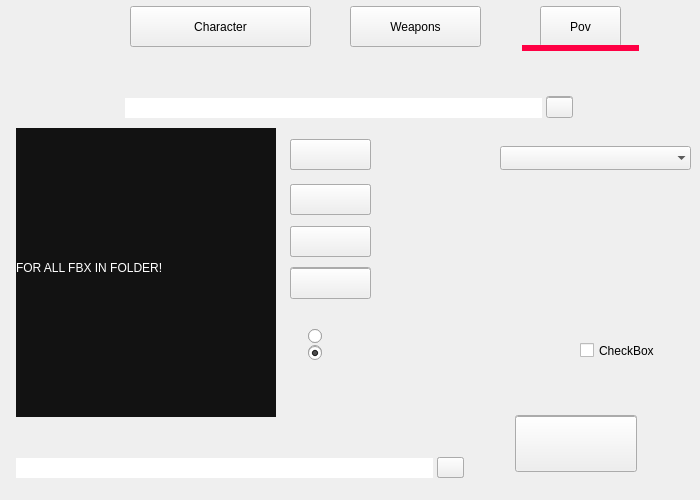
<?xml version="1.0" encoding="UTF-8"?>
<ui version="4.0">
 <class>mainwindow</class>
 <widget class="QWidget" name="mainwindow">
  <property name="windowModality">
   <enum>Qt::NonModal</enum>
  </property>
  <property name="enabled">
   <bool>true</bool>
  </property>
  <property name="geometry">
   <rect>
    <x>0</x>
    <y>0</y>
    <width>700</width>
    <height>500</height>
   </rect>
  </property>
  <property name="minimumSize">
   <size>
    <width>700</width>
    <height>500</height>
   </size>
  </property>
  <property name="maximumSize">
   <size>
    <width>700</width>
    <height>500</height>
   </size>
  </property>
  <property name="focusPolicy">
   <enum>Qt::NoFocus</enum>
  </property>
  <property name="contextMenuPolicy">
   <enum>Qt::CustomContextMenu</enum>
  </property>
  <property name="acceptDrops">
   <bool>false</bool>
  </property>
  <property name="windowTitle">
   <string>CSGO RIG</string>
  </property>
  <property name="layoutDirection">
   <enum>Qt::LeftToRight</enum>
  </property>
  <property name="autoFillBackground">
   <bool>false</bool>
  </property>
  <property name="styleSheet">
   <string notr="true"/>
  </property>
  <widget class="QPushButton" name="character_mode">
   <property name="enabled">
    <bool>true</bool>
   </property>
   <property name="geometry">
    <rect>
     <x>130</x>
     <y>6</y>
     <width>181</width>
     <height>41</height>
    </rect>
   </property>
   <property name="sizePolicy">
    <sizepolicy hsizetype="Fixed" vsizetype="Fixed">
     <horstretch>0</horstretch>
     <verstretch>0</verstretch>
    </sizepolicy>
   </property>
   <property name="styleSheet">
    <string notr="true"/>
   </property>
   <property name="text">
    <string>Character</string>
   </property>
   <property name="iconSize">
    <size>
     <width>10</width>
     <height>20</height>
    </size>
   </property>
  </widget>
  <widget class="QPushButton" name="weapon_mode">
   <property name="geometry">
    <rect>
     <x>350</x>
     <y>6</y>
     <width>131</width>
     <height>41</height>
    </rect>
   </property>
   <property name="styleSheet">
    <string notr="true">font: 75 20pt &quot;Unispace&quot;;</string>
   </property>
   <property name="text">
    <string>Weapons</string>
   </property>
  </widget>
  <widget class="QPushButton" name="pov_mode">
   <property name="geometry">
    <rect>
     <x>540</x>
     <y>6</y>
     <width>81</width>
     <height>41</height>
    </rect>
   </property>
   <property name="styleSheet">
    <string notr="true">font: 75 20pt &quot;Unispace&quot;;</string>
   </property>
   <property name="text">
    <string>Pov</string>
   </property>
  </widget>
  <widget class="QLabel" name="back_character">
   <property name="geometry">
    <rect>
     <x>0</x>
     <y>0</y>
     <width>701</width>
     <height>501</height>
    </rect>
   </property>
   <property name="styleSheet">
    <string notr="true">border-image: url(:/back/mainwdwdwdwdw.jpg);</string>
   </property>
   <property name="text">
    <string/>
   </property>
  </widget>
  <widget class="QLabel" name="animation_tab_line">
   <property name="geometry">
    <rect>
     <x>522</x>
     <y>45</y>
     <width>117</width>
     <height>6</height>
    </rect>
   </property>
   <property name="styleSheet">
    <string notr="true">background-color: rgb(255, 0, 68);</string>
   </property>
   <property name="text">
    <string/>
   </property>
  </widget>
  <widget class="QWidget" name="widget_CHARACTER" native="true">
   <property name="geometry">
    <rect>
     <x>0</x>
     <y>70</y>
     <width>691</width>
     <height>431</height>
    </rect>
   </property>
   <widget class="QListWidget" name="List_fbx_characters">
    <property name="geometry">
     <rect>
      <x>16</x>
      <y>68</y>
      <width>260</width>
      <height>279</height>
     </rect>
    </property>
    <property name="frameShape">
     <enum>QFrame::NoFrame</enum>
    </property>
    <property name="frameShadow">
     <enum>QFrame::Plain</enum>
    </property>
   </widget>
   <widget class="QLineEdit" name="lineEdit_character_fbx">
    <property name="geometry">
     <rect>
      <x>125</x>
      <y>28</y>
      <width>417</width>
      <height>20</height>
     </rect>
    </property>
    <property name="styleSheet">
     <string notr="true"/>
    </property>
    <property name="frame">
     <bool>false</bool>
    </property>
    <property name="readOnly">
     <bool>true</bool>
    </property>
   </widget>
   <widget class="QLineEdit" name="lineEdit_character_mb_save">
    <property name="geometry">
     <rect>
      <x>16</x>
      <y>388</y>
      <width>417</width>
      <height>20</height>
     </rect>
    </property>
    <property name="styleSheet">
     <string notr="true"/>
    </property>
    <property name="frame">
     <bool>false</bool>
    </property>
    <property name="readOnly">
     <bool>true</bool>
    </property>
   </widget>
   <widget class="QPushButton" name="pushButton_folder_fbx_character">
    <property name="geometry">
     <rect>
      <x>546</x>
      <y>26</y>
      <width>27</width>
      <height>21</height>
     </rect>
    </property>
    <property name="sizePolicy">
     <sizepolicy hsizetype="Fixed" vsizetype="Fixed">
      <horstretch>0</horstretch>
      <verstretch>0</verstretch>
     </sizepolicy>
    </property>
    <property name="styleSheet">
     <string notr="true">border-image: url(:/back/gui images/folder_icon_red.png);</string>
    </property>
    <property name="text">
     <string/>
    </property>
   </widget>
   <widget class="QPushButton" name="pushButton_folder_mb_save_character">
    <property name="geometry">
     <rect>
      <x>437</x>
      <y>387</y>
      <width>27</width>
      <height>21</height>
     </rect>
    </property>
    <property name="sizePolicy">
     <sizepolicy hsizetype="Fixed" vsizetype="Fixed">
      <horstretch>0</horstretch>
      <verstretch>0</verstretch>
     </sizepolicy>
    </property>
    <property name="styleSheet">
     <string notr="true">border-image: url(:/back/gui images/folder_icon_red.png);</string>
    </property>
    <property name="text">
     <string/>
    </property>
   </widget>
   <widget class="QPushButton" name="pushButton_generate_character">
    <property name="geometry">
     <rect>
      <x>515</x>
      <y>345</y>
      <width>122</width>
      <height>56</height>
     </rect>
    </property>
    <property name="text">
     <string/>
    </property>
    <property name="checkable">
     <bool>false</bool>
    </property>
    <property name="autoRepeat">
     <bool>false</bool>
    </property>
    <property name="default">
     <bool>false</bool>
    </property>
    <property name="flat">
     <bool>false</bool>
    </property>
   </widget>
   <widget class="QComboBox" name="rig_type_from_folder_rigs">
    <property name="geometry">
     <rect>
      <x>500</x>
      <y>76</y>
      <width>191</width>
      <height>24</height>
     </rect>
    </property>
    <property name="styleSheet">
     <string notr="true"/>
    </property>
    <property name="editable">
     <bool>false</bool>
    </property>
    <property name="maxVisibleItems">
     <number>100</number>
    </property>
    <property name="frame">
     <bool>false</bool>
    </property>
   </widget>
   <widget class="QPushButton" name="pushButton_character_add_model">
    <property name="geometry">
     <rect>
      <x>290</x>
      <y>69</y>
      <width>81</width>
      <height>31</height>
     </rect>
    </property>
    <property name="styleSheet">
     <string notr="true"/>
    </property>
    <property name="text">
     <string/>
    </property>
    <property name="icon">
     <iconset resource="../background.qrc">
      <normaloff>:/back/kavo.png</normaloff>
      <disabledoff>:/back/gui images/folder_icon_red.png</disabledoff>
      <selectedoff>:/back/gui images/folder_icon_red.png</selectedoff>
      <selectedon>:/back/gui images/folder_icon_red.png</selectedon>:/back/kavo.png</iconset>
    </property>
   </widget>
   <widget class="QPushButton" name="pushButton_character_edit_model">
    <property name="geometry">
     <rect>
      <x>290</x>
      <y>114</y>
      <width>81</width>
      <height>31</height>
     </rect>
    </property>
    <property name="styleSheet">
     <string notr="true"/>
    </property>
    <property name="text">
     <string/>
    </property>
   </widget>
   <widget class="QPushButton" name="pushButton_character_remove_model">
    <property name="geometry">
     <rect>
      <x>290</x>
      <y>156</y>
      <width>81</width>
      <height>31</height>
     </rect>
    </property>
    <property name="text">
     <string/>
    </property>
   </widget>
   <widget class="QPushButton" name="pushButton_character_clear_alL_model">
    <property name="geometry">
     <rect>
      <x>290</x>
      <y>197</y>
      <width>81</width>
      <height>31</height>
     </rect>
    </property>
    <property name="text">
     <string/>
    </property>
   </widget>
   <widget class="QRadioButton" name="radio_For_all">
    <property name="geometry">
     <rect>
      <x>308</x>
      <y>258</y>
      <width>181</width>
      <height>16</height>
     </rect>
    </property>
    <property name="text">
     <string/>
    </property>
    <property name="iconSize">
     <size>
      <width>21</width>
      <height>19</height>
     </size>
    </property>
    <property name="checkable">
     <bool>true</bool>
    </property>
    <property name="checked">
     <bool>false</bool>
    </property>
   </widget>
   <widget class="QRadioButton" name="radio_For_List">
    <property name="geometry">
     <rect>
      <x>308</x>
      <y>274</y>
      <width>181</width>
      <height>16</height>
     </rect>
    </property>
    <property name="styleSheet">
     <string notr="true"/>
    </property>
    <property name="text">
     <string/>
    </property>
    <property name="iconSize">
     <size>
      <width>21</width>
      <height>19</height>
     </size>
    </property>
    <property name="checkable">
     <bool>true</bool>
    </property>
    <property name="checked">
     <bool>true</bool>
    </property>
   </widget>
   <widget class="QLabel" name="For_All_label_image">
    <property name="geometry">
     <rect>
      <x>16</x>
      <y>68</y>
      <width>260</width>
      <height>279</height>
     </rect>
    </property>
    <property name="styleSheet">
     <string notr="true">background-color: rgb(18, 18, 18);
color: rgb(255, 255, 255);
font: 75 italic 12pt &quot;Unispace&quot;;</string>
    </property>
    <property name="text">
     <string>FOR ALL FBX IN FOLDER!</string>
    </property>
   </widget>
   <zorder>lineEdit_character_fbx</zorder>
   <zorder>lineEdit_character_mb_save</zorder>
   <zorder>pushButton_folder_fbx_character</zorder>
   <zorder>pushButton_folder_mb_save_character</zorder>
   <zorder>pushButton_generate_character</zorder>
   <zorder>rig_type_from_folder_rigs</zorder>
   <zorder>pushButton_character_add_model</zorder>
   <zorder>pushButton_character_edit_model</zorder>
   <zorder>pushButton_character_remove_model</zorder>
   <zorder>pushButton_character_clear_alL_model</zorder>
   <zorder>radio_For_all</zorder>
   <zorder>radio_For_List</zorder>
   <zorder>List_fbx_characters</zorder>
   <zorder>For_All_label_image</zorder>
  </widget>
  <widget class="QWidget" name="widget_WEAPON" native="true">
   <property name="geometry">
    <rect>
     <x>0</x>
     <y>60</y>
     <width>701</width>
     <height>441</height>
    </rect>
   </property>
   <widget class="QLabel" name="TESTLABEL">
    <property name="geometry">
     <rect>
      <x>570</x>
      <y>150</y>
      <width>101</width>
      <height>81</height>
     </rect>
    </property>
    <property name="styleSheet">
     <string notr="true">border-image: url(:/back/mainwdwdwdwdw.jpg);</string>
    </property>
    <property name="text">
     <string/>
    </property>
   </widget>
   <widget class="QLineEdit" name="lineEdit_weapon_fbx">
    <property name="geometry">
     <rect>
      <x>125</x>
      <y>38</y>
      <width>417</width>
      <height>20</height>
     </rect>
    </property>
    <property name="styleSheet">
     <string notr="true"/>
    </property>
    <property name="frame">
     <bool>false</bool>
    </property>
    <property name="echoMode">
     <enum>QLineEdit::Normal</enum>
    </property>
    <property name="readOnly">
     <bool>true</bool>
    </property>
    <property name="placeholderText">
     <string/>
    </property>
   </widget>
   <widget class="QLineEdit" name="lineEdit_weapon_mb_save">
    <property name="geometry">
     <rect>
      <x>16</x>
      <y>398</y>
      <width>417</width>
      <height>20</height>
     </rect>
    </property>
    <property name="styleSheet">
     <string notr="true"/>
    </property>
    <property name="frame">
     <bool>false</bool>
    </property>
    <property name="readOnly">
     <bool>true</bool>
    </property>
   </widget>
   <widget class="QListWidget" name="List_fbx_weapons">
    <property name="geometry">
     <rect>
      <x>16</x>
      <y>68</y>
      <width>260</width>
      <height>279</height>
     </rect>
    </property>
    <property name="frameShape">
     <enum>QFrame::NoFrame</enum>
    </property>
    <property name="frameShadow">
     <enum>QFrame::Plain</enum>
    </property>
   </widget>
   <widget class="QLabel" name="For_All_label_image_weapons">
    <property name="geometry">
     <rect>
      <x>16</x>
      <y>68</y>
      <width>260</width>
      <height>279</height>
     </rect>
    </property>
    <property name="styleSheet">
     <string notr="true">background-color: rgb(18, 18, 18);
color: rgb(255, 255, 255);
font: 75 italic 12pt &quot;Unispace&quot;;</string>
    </property>
    <property name="text">
     <string>FOR ALL FBX IN FOLDER!</string>
    </property>
   </widget>
   <widget class="QRadioButton" name="radio_For_List_weapon">
    <property name="geometry">
     <rect>
      <x>308</x>
      <y>285</y>
      <width>181</width>
      <height>16</height>
     </rect>
    </property>
    <property name="styleSheet">
     <string notr="true"/>
    </property>
    <property name="text">
     <string/>
    </property>
    <property name="iconSize">
     <size>
      <width>21</width>
      <height>19</height>
     </size>
    </property>
    <property name="checkable">
     <bool>true</bool>
    </property>
    <property name="checked">
     <bool>true</bool>
    </property>
   </widget>
   <widget class="QPushButton" name="pushButton_weapon_remove_model">
    <property name="geometry">
     <rect>
      <x>290</x>
      <y>166</y>
      <width>81</width>
      <height>31</height>
     </rect>
    </property>
    <property name="text">
     <string/>
    </property>
   </widget>
   <widget class="QPushButton" name="pushButton_folder_fbx_weapon">
    <property name="geometry">
     <rect>
      <x>546</x>
      <y>37</y>
      <width>27</width>
      <height>21</height>
     </rect>
    </property>
    <property name="sizePolicy">
     <sizepolicy hsizetype="Fixed" vsizetype="Fixed">
      <horstretch>0</horstretch>
      <verstretch>0</verstretch>
     </sizepolicy>
    </property>
    <property name="styleSheet">
     <string notr="true">border-image: url(:/back/gui images/folder_icon_red.png);</string>
    </property>
    <property name="text">
     <string/>
    </property>
   </widget>
   <widget class="QRadioButton" name="radio_For_all_weapon">
    <property name="geometry">
     <rect>
      <x>308</x>
      <y>268</y>
      <width>181</width>
      <height>16</height>
     </rect>
    </property>
    <property name="text">
     <string/>
    </property>
    <property name="iconSize">
     <size>
      <width>21</width>
      <height>19</height>
     </size>
    </property>
    <property name="checkable">
     <bool>true</bool>
    </property>
    <property name="checked">
     <bool>false</bool>
    </property>
   </widget>
   <widget class="QPushButton" name="pushButton_weapon_edit_model">
    <property name="geometry">
     <rect>
      <x>290</x>
      <y>124</y>
      <width>81</width>
      <height>31</height>
     </rect>
    </property>
    <property name="styleSheet">
     <string notr="true"/>
    </property>
    <property name="text">
     <string/>
    </property>
   </widget>
   <widget class="QPushButton" name="pushButton_folder_mb_save_weapon">
    <property name="geometry">
     <rect>
      <x>437</x>
      <y>397</y>
      <width>27</width>
      <height>21</height>
     </rect>
    </property>
    <property name="sizePolicy">
     <sizepolicy hsizetype="Fixed" vsizetype="Fixed">
      <horstretch>0</horstretch>
      <verstretch>0</verstretch>
     </sizepolicy>
    </property>
    <property name="styleSheet">
     <string notr="true">border-image: url(:/back/gui images/folder_icon_red.png);</string>
    </property>
    <property name="text">
     <string/>
    </property>
   </widget>
   <widget class="QPushButton" name="pushButton_weapon_clear_alL_model">
    <property name="geometry">
     <rect>
      <x>290</x>
      <y>208</y>
      <width>81</width>
      <height>31</height>
     </rect>
    </property>
    <property name="text">
     <string/>
    </property>
   </widget>
   <widget class="QPushButton" name="pushButton_generate_weapon">
    <property name="geometry">
     <rect>
      <x>515</x>
      <y>356</y>
      <width>122</width>
      <height>56</height>
     </rect>
    </property>
    <property name="text">
     <string/>
    </property>
    <property name="checkable">
     <bool>false</bool>
    </property>
    <property name="autoRepeat">
     <bool>false</bool>
    </property>
    <property name="default">
     <bool>false</bool>
    </property>
    <property name="flat">
     <bool>false</bool>
    </property>
   </widget>
   <widget class="QPushButton" name="pushButton_weapon_add_model">
    <property name="geometry">
     <rect>
      <x>290</x>
      <y>79</y>
      <width>81</width>
      <height>31</height>
     </rect>
    </property>
    <property name="styleSheet">
     <string notr="true"/>
    </property>
    <property name="text">
     <string/>
    </property>
    <property name="icon">
     <iconset resource="../background.qrc">
      <normaloff>:/back/kavo.png</normaloff>
      <disabledoff>:/back/gui images/folder_icon_red.png</disabledoff>
      <selectedoff>:/back/gui images/folder_icon_red.png</selectedoff>
      <selectedon>:/back/gui images/folder_icon_red.png</selectedon>:/back/kavo.png</iconset>
    </property>
   </widget>
  </widget>
  <widget class="QWidget" name="widget_POV" native="true">
   <property name="geometry">
    <rect>
     <x>0</x>
     <y>60</y>
     <width>701</width>
     <height>441</height>
    </rect>
   </property>
   <widget class="QCheckBox" name="checkBox">
    <property name="geometry">
     <rect>
      <x>580</x>
      <y>260</y>
      <width>91</width>
      <height>61</height>
     </rect>
    </property>
    <property name="text">
     <string>CheckBox</string>
    </property>
   </widget>
  </widget>
  <zorder>back_character</zorder>
  <zorder>character_mode</zorder>
  <zorder>pov_mode</zorder>
  <zorder>weapon_mode</zorder>
  <zorder>animation_tab_line</zorder>
  <zorder>widget_POV</zorder>
  <zorder>widget_CHARACTER</zorder>
  <zorder>widget_WEAPON</zorder>
 </widget>
 <resources>
  <include location="../background.qrc"/>
 </resources>
 <connections/>
</ui>
